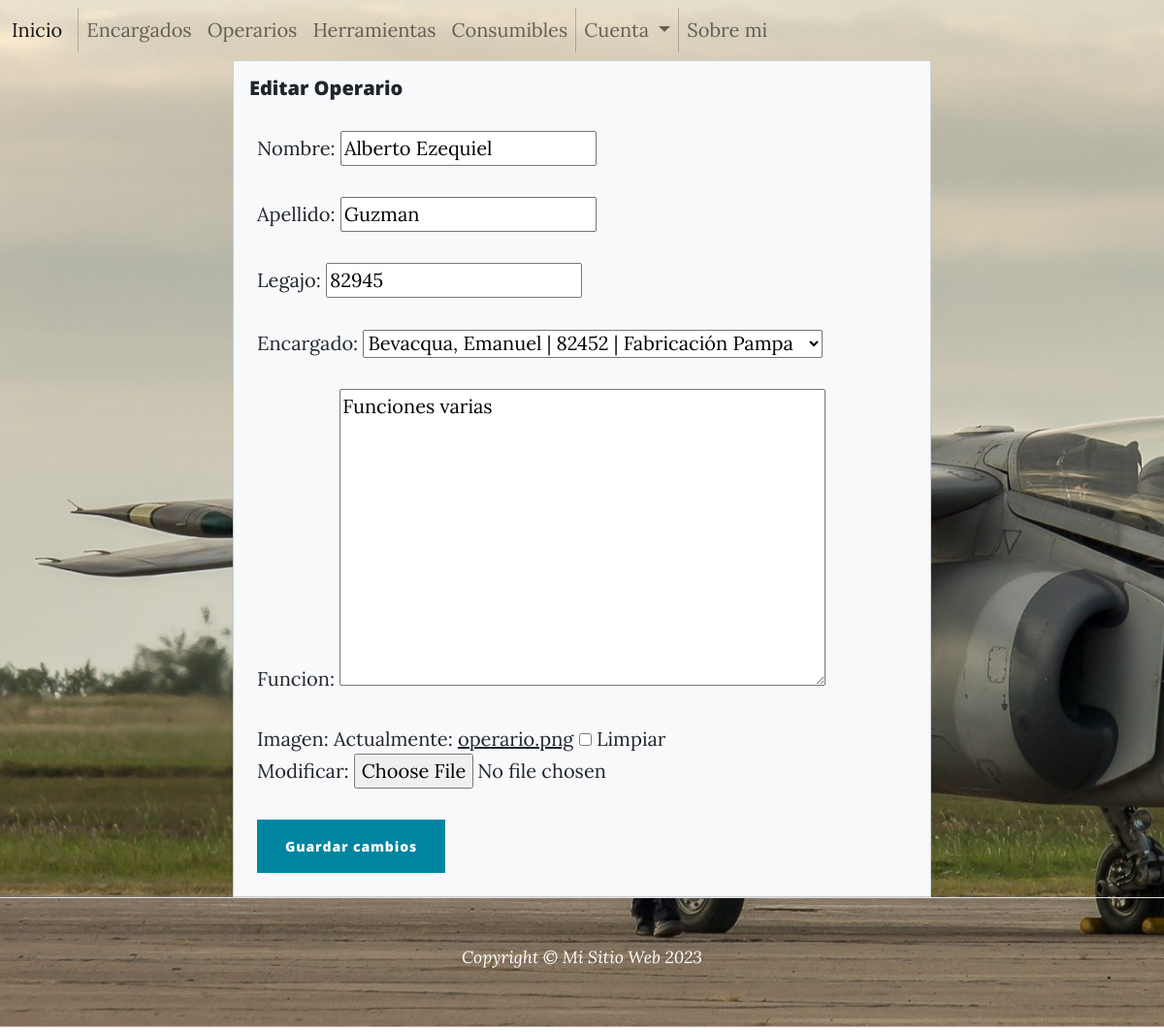
The app's page /editar_operario/1/ (signed in) with its own data.
### operario/models.py (models this page shows, shortened)
class Operario(models.Model):
    nombre      = models.CharField(max_length=80,blank=True,null=True, default='')
    apellido    = models.CharField(max_length=60)
    legajo      = models.IntegerField()
    encargado   = models.ForeignKey(Encargado, on_delete=models.CASCADE)
    funcion     = models.TextField()
    imagen = models.ImageField(blank=True, default="operario.png", null=True, upload_to="operarios")

### encargado/models.py (models this page shows)
class Encargado(models.Model):
    nombre      = models.CharField(max_length=80,blank=True,null=True, default='')
    apellido    = models.CharField(max_length=60)
    legajo      = models.IntegerField()
    sector      = models.CharField(max_length=100)
    funcion     = models.CharField(max_length=100)
    imagen = models.ImageField(blank=True, default="encargado.png", null=True, upload_to="encargados")
    def __str__(self) -> str:
        return self.apellido +', '+ self.nombre + ' | ' + str(self.legajo) + ' | ' + self.sector

### operario/views.py (the view, shortened to what this page needs)
# urls.py: path('editar_operario/<int:pk>/', views.OperarioEditView.as_view(), name="Editar-Operario"),
class OperarioEditView(LoginRequiredMixin, PermissionRequiredMixin, UpdateView):
    model = Operario
    permission_required = "operario.change_operario"
    template_name = 'operario/editar-operario.html'
    fields = '__all__'

### operario/templates/operario/editar-operario.html (shortened to what this page needs)
{% extends 'base.html' %}
{% load static %}
{% block main %}
<div class="container">
    <div class="d-flex justify-content-center">
        <div class="card" style="width: 45rem; background-color: #f8f9fa;">
            <div class="card-body">
                <h5 class="card-title">Editar Operario</h5>
                <form method="POST" class="m-2" enctype='multipart/form-data'>
                    {{ form.as_p }}
                    <input type="submit" value="Guardar cambios" class="btn btn-primary">
                </form>
            </div>
        </div>
    </div>
</div>
{% endblock main %}

### records on screen
Operario: nombre "Alberto Ezequiel", apellido "Guzman", encargado "Bevacqua, Emanuel | 82452 | Fabricación Pampa", funcion "Funciones varias"
Encargado: legajo "82945"
